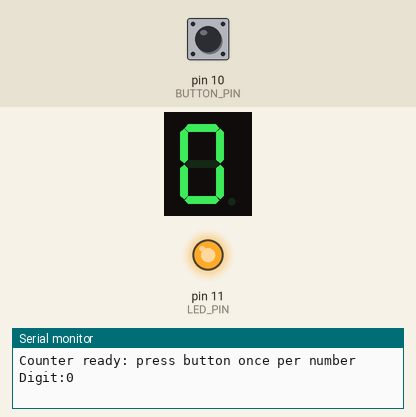
Recording of a sketch running on a simulated Arduino Uno, built with avr-gcc and run on an emulated ATmega328P. Parts: 1-digit seven-segment display, output pins drawn as LEDs (lit = HIGH), the last lines printed to the serial monitor. Wiring (inferred from the names in the program): 1-digit 7-segment display, segments lit when HIGH: segments pin 2, pin 3, pin 4, pin 5, pin 6, pin 7, pin 8. The test bench sets the inputs (shaded band); at power-on: pin 10 (BUTTON_PIN) HIGH. The segment pins are drawn as the display they are named for; pins used as bus, display or sensor lines are not drawn.

Above: at 1.2 s.
1.3 s: pin 10 (BUTTON_PIN) pulled LOW for 0.15 s
At 2.2 s:
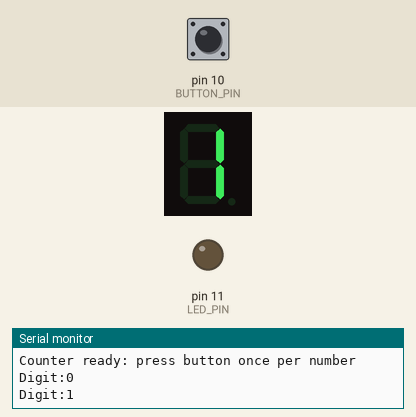
2.9 s: pin 10 (BUTTON_PIN) pulled LOW for 1 s
At 3.4 s:
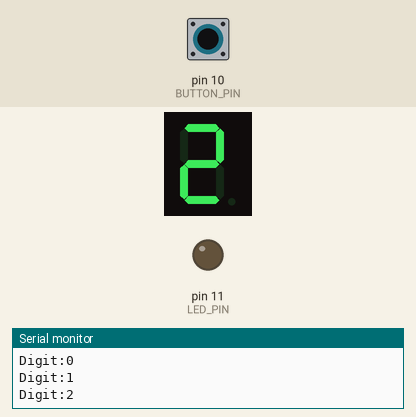
5.4 s: pin 10 (BUTTON_PIN) pulled LOW for 0.15 s
At 6.5 s:
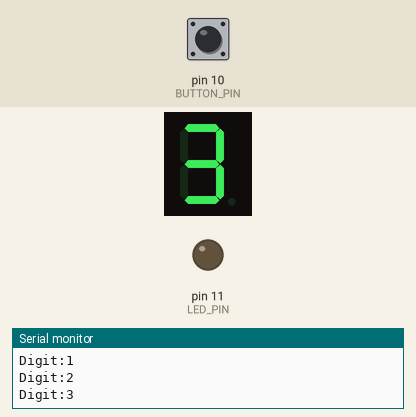
7.0 s: pin 10 (BUTTON_PIN) pulled LOW for 1 s
At 7.8 s:
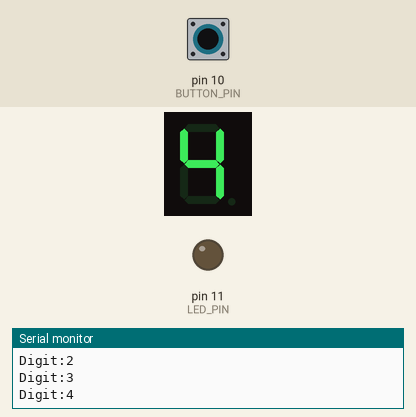
Timing chart, 0 to 10.0 s (numbered marks = the images above; inputs shaded):
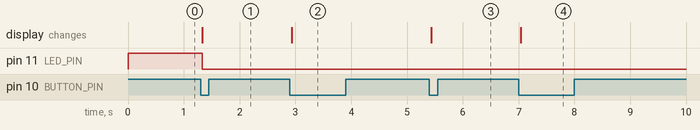

The sketch:

SevenSegment_Button_Counter.ino
```cpp
// 실습 3: 버튼을 누를 때마다 한 자리 7세그먼트의 숫자 증가
// 공통 캐소드(COM = GND), A~G 각각에 330Ω 저항을 사용합니다.
const byte SEGMENT_PINS[] = {2, 3, 4, 5, 6, 7, 8};  // A, B, C, D, E, F, G
const byte BUTTON_PIN = 10;
const byte LED_PIN = 11;
const byte DIGITS[] = {
  0x3F, 0x06, 0x5B, 0x4F, 0x66,
  0x6D, 0x7D, 0x07, 0x7F, 0x6F
};
byte number = 0;
int lastReading = HIGH;
int stableButton = HIGH;
unsigned long changedAt = 0;

void showNumber() {
  for (byte segment = 0; segment < 7; segment++) {
    digitalWrite(SEGMENT_PINS[segment], bitRead(DIGITS[number], segment));
  }
  digitalWrite(LED_PIN, number == 0 ? HIGH : LOW);
  Serial.print(F("Digit:")); Serial.println(number);
}

void setup() {
  Serial.begin(9600);
  for (byte pin : SEGMENT_PINS) pinMode(pin, OUTPUT);
  pinMode(BUTTON_PIN, INPUT_PULLUP);
  pinMode(LED_PIN, OUTPUT);
  Serial.println(F("Counter ready: press button once per number"));
  showNumber();
}

void loop() {
  const int reading = digitalRead(BUTTON_PIN);
  const unsigned long now = millis();
  if (reading != lastReading) changedAt = now;
  lastReading = reading;
  if (now - changedAt >= 35 && reading != stableButton) {
    stableButton = reading;
    if (stableButton == LOW) {
      number = (number + 1) % 10;
      showNumber();
    }
  }
}
```

Measured:
- after the input at 1.3 s, pin 11 (LED_PIN): HIGH → LOW at once; the display: changes at once (image 1)
- after the input at 2.9 s, the display: changes at once (image 2)
- after the input at 5.4 s, the display: changes at once (image 3)
- after the input at 7.0 s, the display: changes at once (image 4)
